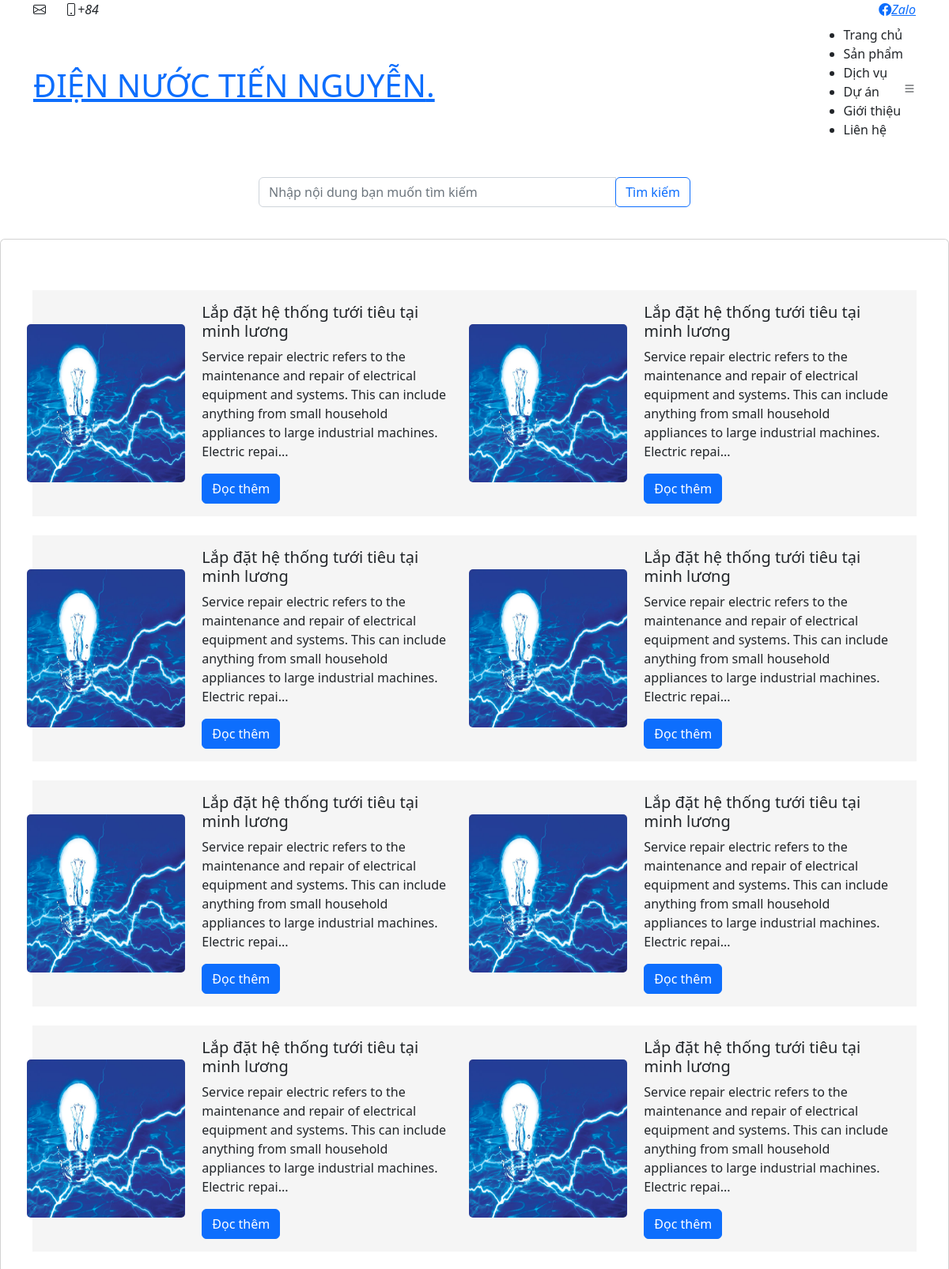
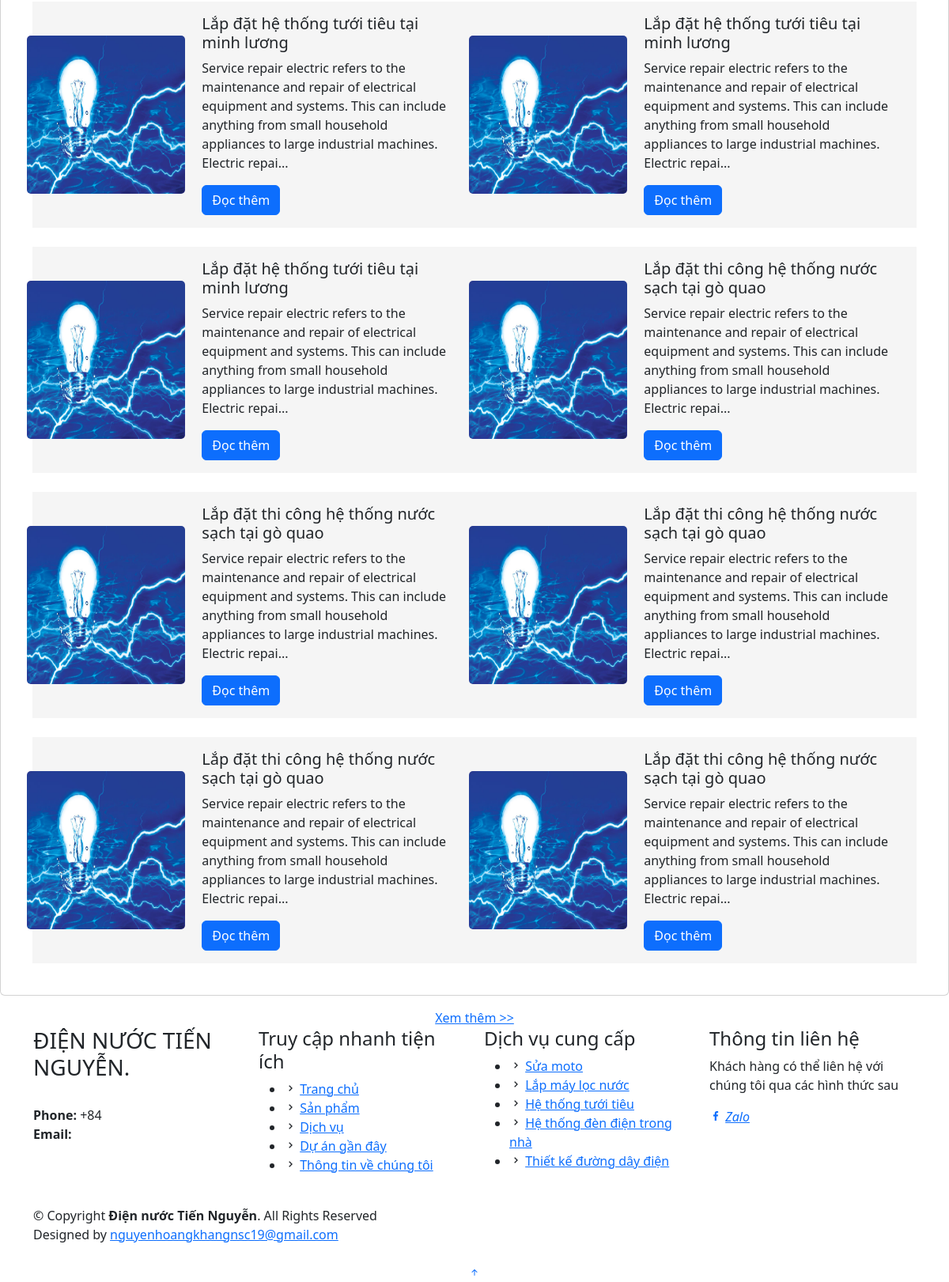
The page /Post/Index on the database its author committed (2 pictures, top to bottom).
### tables this page shows
CREATE TABLE `post` (
  `id_post` int NOT NULL,
  `title` varchar(200) NOT NULL,
  `content` mediumtext,
  `timeposted` datetime DEFAULT NULL,
  `views` int DEFAULT NULL,
  `banner` varchar(50) DEFAULT NULL,
  `keywords` varchar(500) DEFAULT NULL,
  `tags` varchar(500) DEFAULT NULL
);

### controllers/Post.php (called while the page is built, shortened)
<?php
	class Post extends Controller{
		public function Index()
		{
			$viewModel = new PostModel();
			$this->ReturnView($viewModel -> GetPosts(0), true);
		}
	}
?>

### Base/DbContext.php (called while the page is built, shortened)
<?php
	abstract class DbContext{
		protected $db;
		protected $statement;
		public function __construct()
		{
			$this -> db = new PDO("mysql:host=".DB_HOST.";dbname=".DB_NAME,DB_USER,DB_PASS);
		}
		public function query($query)
		{
			$this->statement = $this->db->prepare($query);
		}
		public function bind($param, $value, $type=null)
		{
			if(is_null($type))
			{
				switch(true)
				{
					case is_int($value):
							$type = PDO::PARAM_INT;
							break;
				}
			}
			$this ->statement ->bindValue($param, $value,$type);
		}
		public function execute()
		{
			$this ->statement-> execute();
			return $this ->statement ->errorCode();
		}
		public function resultSet()
		{
			$this -> execute();
			return $this -> statement -> fetchAll(PDO::FETCH_ASSOC);
		}
}
?>

### models/PostModel.php (called while the page is built, shortened)
<?php
	class PostModel extends DbContext{
		public function GetPosts($page)
		{
			$start = $page * 16 ;
			$end = $start + 16;
			$sql = "SELECT * FROM `post` ORDER BY id_post DESC LIMIT :start,:end ;";
			$this -> query($sql);
			$this -> bind(':start', $start);
			$this -> bind(':end', $end);
			return $this -> resultSet();
		}
	}
?>

### views/Post/index.php (the view, shortened to what this page needs)
<div class="container my-4">
  <div class="row">
    <div class="col-3">
    </div>
    <div class="col-6">
      <div class="input-group mb-3">
        <input type="text" id="content-search" class="form-control" placeholder="Nhập nội dung bạn muốn tìm kiếm">
        <div class="input-group-append">
          <button class="btn btn-outline-primary" id="search-button">Tìm kiếm</button>
        </div>
      </div>
    </div>
  </div>
</div>
<div class="card mb-3">
  <div class="row no-gutters custom-row" id='posts-content'>
  	<?php foreach($viewModel as $item):?>
    <div class="col-md-6 mt-4 custom-element ">
      <div class="row no-gutters">
        <div class="col-md-4 d-flex align-items-center justify-content-center">
          <img src="../assets/img/post/<?php echo $item['banner']?>" class="card-img small-img" alt="Image">
        </div>
        <div class="col-md-8">
          <div class="card-body">
            <h5 class="card-title"><?php echo $item['title']?></h5>
            <p class="card-text"><?php echo substr($item['content'],0,200) .'...' ?></p>
            <div><a href="<?php echo ROOT_URL .'Post/Detail?id_post='.$item['id_post'] ?>" class="btn btn-primary">Đọc thêm</a></div>
          </div>
        </div>
      </div>
    </div>
 <?php endforeach;?>
  </div>
</div>
<div class="d-flex justify-content-center w-100">
  <a href="" id="viewMore" style="display: true;"> Xem thêm >> </a>
   </div>

### views/Post/index.php (style rules this page uses)
.small-img { width: 200px; height: 200px; }
.custom-row { margin: 40px; }
.custom-element { background-color: #f5f5f5; }

### rows shown on the page
post: banner (picture), title "Lắp đặt hệ thống tưới tiêu tại minh lương", content "Service repair electric refers to the maintenance and repair of electrical equipment and systems. This can include anything from small household appliances to large industrial machines. Electric repai"
post: banner (picture), title "Lắp đặt hệ thống tưới tiêu tại minh lương", content "Service repair electric refers to the maintenance and repair of electrical equipment and systems. This can include anything from small household appliances to large industrial machines. Electric repai"
post: banner (picture), title "Lắp đặt hệ thống tưới tiêu tại minh lương", content "Service repair electric refers to the maintenance and repair of electrical equipment and systems. This can include anything from small household appliances to large industrial machines. Electric repai"
post: banner (picture), title "Lắp đặt hệ thống tưới tiêu tại minh lương", content "Service repair electric refers to the maintenance and repair of electrical equipment and systems. This can include anything from small household appliances to large industrial machines. Electric repai"
post: banner (picture), title "Lắp đặt hệ thống tưới tiêu tại minh lương", content "Service repair electric refers to the maintenance and repair of electrical equipment and systems. This can include anything from small household appliances to large industrial machines. Electric repai"
post: banner (picture), title "Lắp đặt hệ thống tưới tiêu tại minh lương", content "Service repair electric refers to the maintenance and repair of electrical equipment and systems. This can include anything from small household appliances to large industrial machines. Electric repai"
post: banner (picture), title "Lắp đặt hệ thống tưới tiêu tại minh lương", content "Service repair electric refers to the maintenance and repair of electrical equipment and systems. This can include anything from small household appliances to large industrial machines. Electric repai"
post: banner (picture), title "Lắp đặt hệ thống tưới tiêu tại minh lương", content "Service repair electric refers to the maintenance and repair of electrical equipment and systems. This can include anything from small household appliances to large industrial machines. Electric repai"
post: banner (picture), title "Lắp đặt hệ thống tưới tiêu tại minh lương", content "Service repair electric refers to the maintenance and repair of electrical equipment and systems. This can include anything from small household appliances to large industrial machines. Electric repai"
post: banner (picture), title "Lắp đặt hệ thống tưới tiêu tại minh lương", content "Service repair electric refers to the maintenance and repair of electrical equipment and systems. This can include anything from small household appliances to large industrial machines. Electric repai"
post: banner (picture), title "Lắp đặt hệ thống tưới tiêu tại minh lương", content "Service repair electric refers to the maintenance and repair of electrical equipment and systems. This can include anything from small household appliances to large industrial machines. Electric repai"
post: banner (picture), title "Lắp đặt thi công hệ thống nước sạch tại gò quao", content "Service repair electric refers to the maintenance and repair of electrical equipment and systems. This can include anything from small household appliances to large industrial machines. Electric repai"
post: banner (picture), title "Lắp đặt thi công hệ thống nước sạch tại gò quao", content "Service repair electric refers to the maintenance and repair of electrical equipment and systems. This can include anything from small household appliances to large industrial machines. Electric repai"
post: banner (picture), title "Lắp đặt thi công hệ thống nước sạch tại gò quao", content "Service repair electric refers to the maintenance and repair of electrical equipment and systems. This can include anything from small household appliances to large industrial machines. Electric repai"
post: banner (picture), title "Lắp đặt thi công hệ thống nước sạch tại gò quao", content "Service repair electric refers to the maintenance and repair of electrical equipment and systems. This can include anything from small household appliances to large industrial machines. Electric repai"
post: banner (picture), title "Lắp đặt thi công hệ thống nước sạch tại gò quao", content "Service repair electric refers to the maintenance and repair of electrical equipment and systems. This can include anything from small household appliances to large industrial machines. Electric repai"
